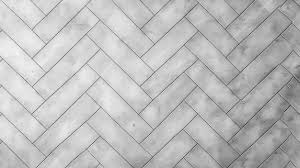
#> input picture Data/floor4.jpg, 300 x 168 px, found by its file name
$ python scrap.py
#> lines starting #> are read from the running program, lines starting #| are printed output that depends on the picture
import cv2
import numpy as np
import matplotlib.pyplot as plt
from scipy.spatial import Delaunay

# Load the square image
image = cv2.imread("D:/Quleep/Prototype/Code/Data/floor4.jpg")  # Replace with actual image path
#> image is the input picture: shape (168, 300, 3); min 42, max 251, mean 189.1
h, w = image.shape[:2]
#> h = 168; w = 300

# Define the destination points (irregular shape boundary)
dst_pts = np.array([
    [219, 105], [240, 106], [255, 109], [280, 117], [296, 127],
    [297, 168], [0, 168], [0, 111], [1, 110], [4, 109],
    [16, 106], [58, 105]
])

# Generate source points as a grid inside the square image
# We map them proportionally to the width and height of the original image
num_pts = len(dst_pts)
src_pts = np.array([
    [w * (i / (num_pts - 1)), h * (i / (num_pts - 1))]
    for i in range(num_pts)
])

# Compute Delaunay triangulation on the destination shape
tri = Delaunay(dst_pts)

# Create an empty output image
output_size = (max(dst_pts[:, 0]), max(dst_pts[:, 1]))
warped_image = np.zeros((output_size[1], output_size[0], 3), dtype=np.uint8)

# Function to warp each triangle
def warp_triangle(img, src_tri, dst_tri, output):
    # Compute affine transform
    matrix = cv2.getAffineTransform(np.float32(src_tri), np.float32(dst_tri))

    # Warp the small triangle
    warped = cv2.warpAffine(img, matrix, (output.shape[1], output.shape[0]))

    # Create a mask for the triangle
    mask = np.zeros_like(output, dtype=np.uint8)
    cv2.fillConvexPoly(mask, np.int32(dst_tri), (255, 255, 255))

    # Combine warped triangle with final image
    output[np.where(mask != 0)] = warped[np.where(mask != 0)]

# Loop through each triangle and apply the affine warp
for simplex in tri.simplices:
    src_tri = src_pts[simplex]  # Use corresponding source points
    dst_tri = dst_pts[simplex]

    warp_triangle(image, src_tri, dst_tri, warped_image)
#> this loop made 10 passes
#> pass 1, in warp_triangle, `warped = cv2.warpAffine(img, matrix, (output.shape[1], output.shape[0]))`:
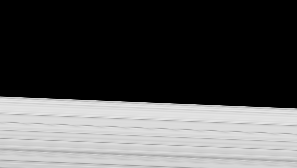
#> warped: shape (168, 297, 3); min 0, max 232, mean 82.1
#> pass 2, in warp_triangle (call 2), `warped = cv2.warpAffine(img, matrix, (output.shape[1], output.shape[0]))`:
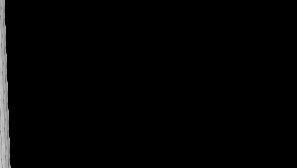
#> warped: shape (168, 297, 3); min 0, max 205, mean 4.2
#> pass 3, in warp_triangle (call 3), `warped = cv2.warpAffine(img, matrix, (output.shape[1], output.shape[0]))`:
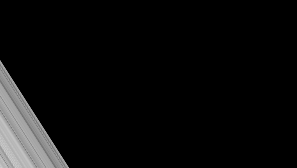
#> warped: shape (168, 297, 3); min 0, max 204, mean 12.1

# Display the results
plt.figure(figsize=(10, 5))
plt.subplot(1, 2, 1)
plt.imshow(cv2.cvtColor(image, cv2.COLOR_BGR2RGB))
plt.title("Original Image")

plt.subplot(1, 2, 2)
plt.imshow(cv2.cvtColor(warped_image, cv2.COLOR_BGR2RGB))
plt.title("Warped Image (Triangular Mesh)")

plt.show()
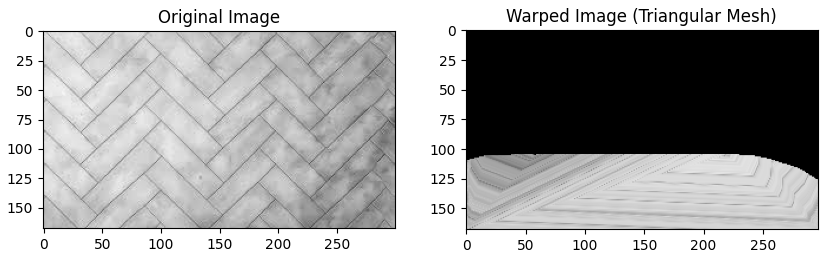
#> figure drawn by matplotlib, 2 panels

$ run again, with Data/floor1.jpg copied over Data/floor4.jpg
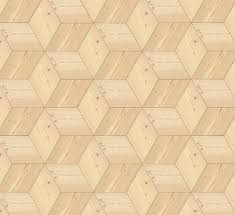
#> input picture Data/floor1.jpg, 235 x 215 px, found by its file name
#> image is the input picture: shape (215, 235, 3); mean B, G, R 164.5, 203.8, 231
#> the loop `for simplex in tri.simplices:` made 10 passes
#> pass 1, in warp_triangle, `warped = cv2.warpAffine(img, matrix, (output.shape[1], output.shape[0]))`:
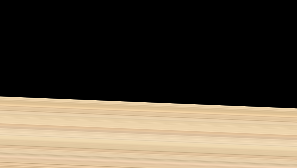
#> warped: shape (168, 297, 3); mean B, G, R 64.1, 79.3, 89.7
#> `plt.show()`:
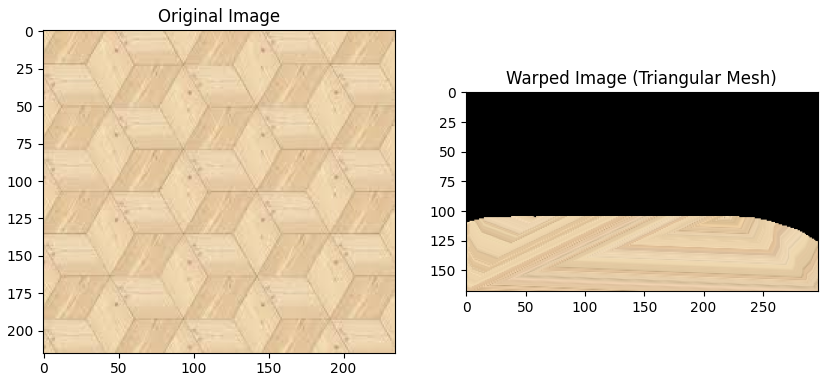
#> figure drawn by matplotlib, 2 panels

$ run again, with Data/floor2.jpg copied over Data/floor4.jpg
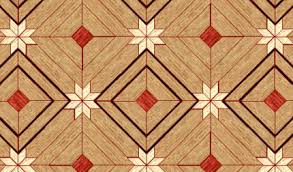
#> input picture Data/floor2.jpg, 293 x 172 px, found by its file name
#> image is the input picture: shape (172, 293, 3); mean B, G, R 99.3, 143.9, 192.2
#> the loop `for simplex in tri.simplices:` made 10 passes
#> pass 1, in warp_triangle, `warped = cv2.warpAffine(img, matrix, (output.shape[1], output.shape[0]))`:
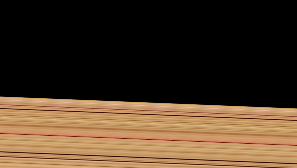
#> warped: shape (168, 297, 3); mean B, G, R 38.4, 57, 75.9
#> `plt.show()`:
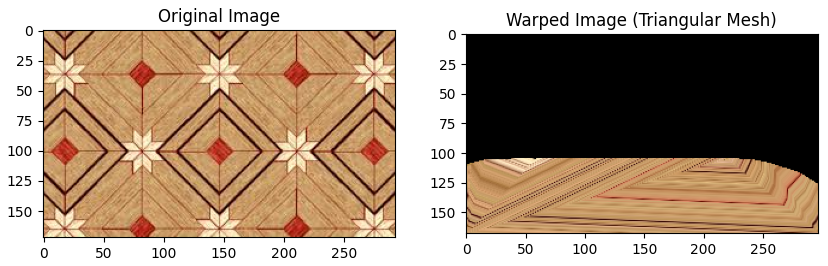
#> figure drawn by matplotlib, 2 panels
